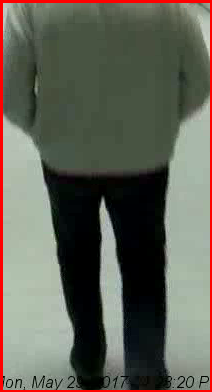
#> input picture newimage.png, 212 x 392 px
$ python only_sift.py
#> lines starting #> are read from the running program, lines starting #| are printed output that depends on the picture
import cv2
import matplotlib.pyplot as plt


# read images
img1 = cv2.imread('newimage.png')
#> img1 is the input picture: shape (392, 212, 3); mean B, G, R 86.4, 97.7, 97.4
img2 = cv2.imread('newimage1.png')
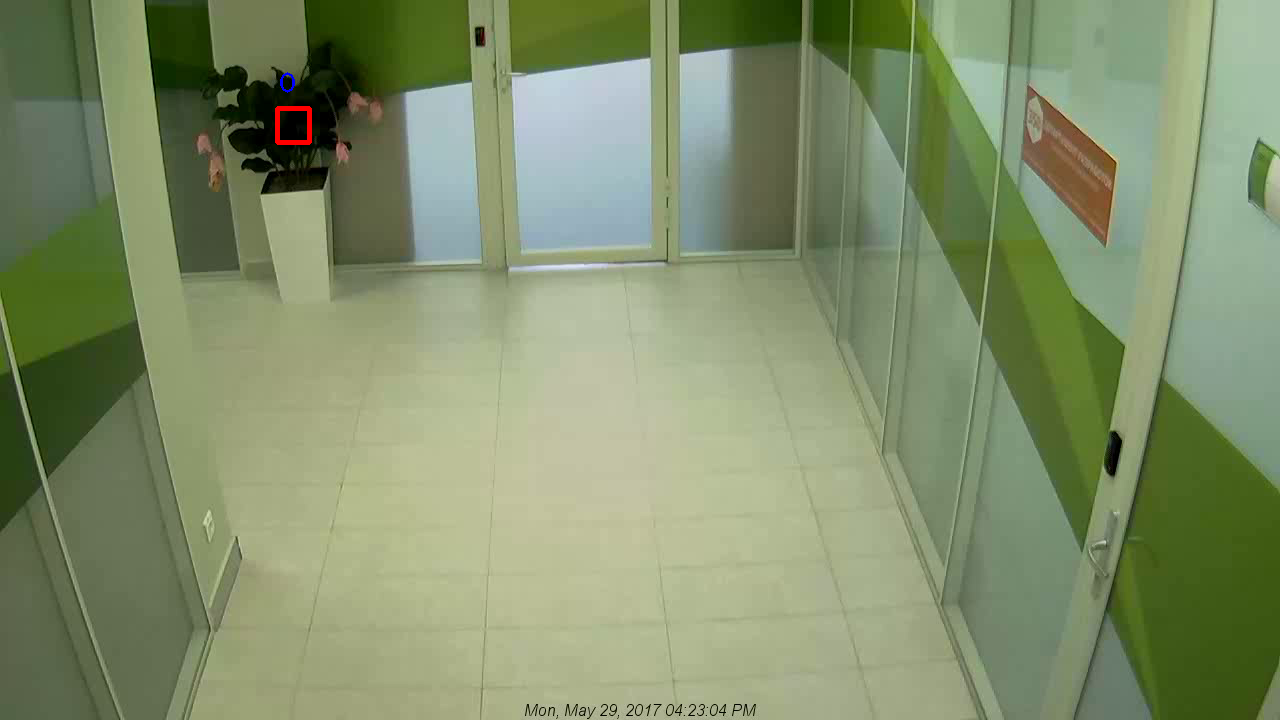
#> input picture newimage1.png, 1280 x 720 px
#> img2 is the input picture: shape (720, 1280, 3); mean B, G, R 106.9, 143.5, 129.5

img1 = cv2.cvtColor(img1, cv2.COLOR_BGR2GRAY)
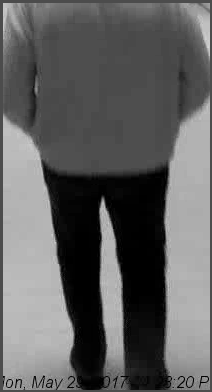
#> img1: shape (392, 212); min 0, max 214, mean 96.2
img2 = cv2.cvtColor(img2, cv2.COLOR_BGR2GRAY)
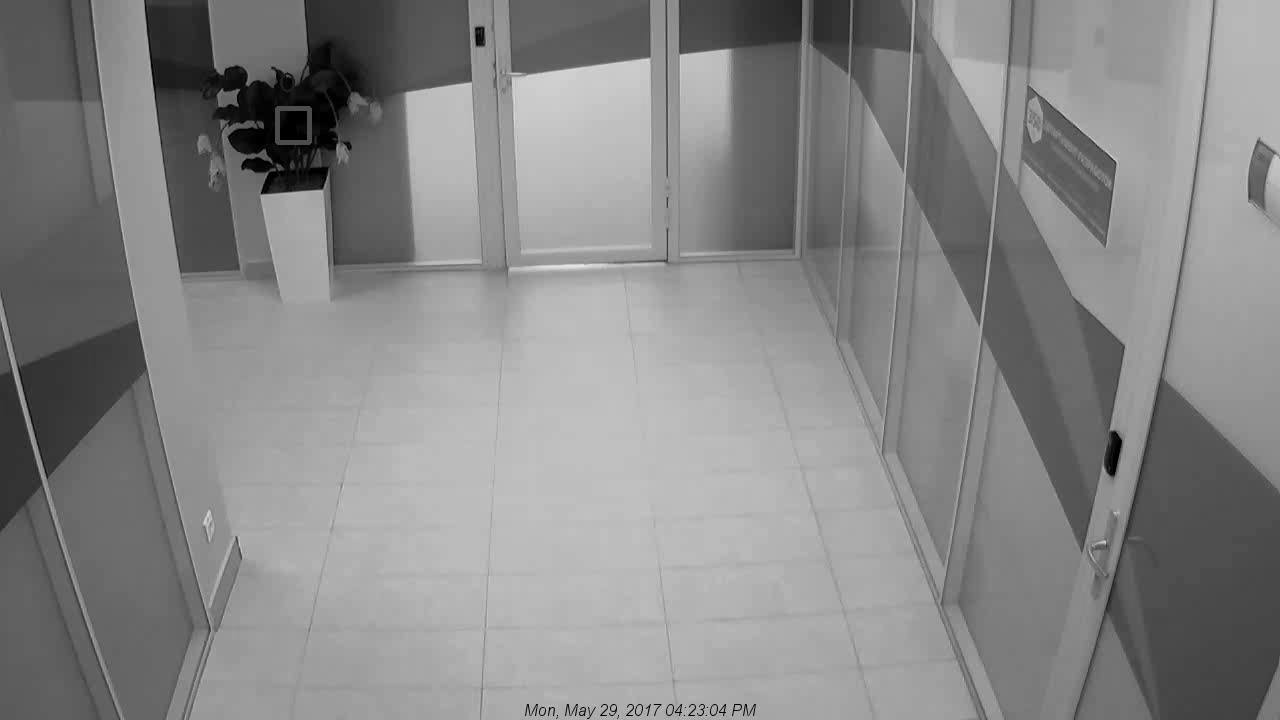
#> img2: shape (720, 1280); min 0, max 233, mean 135.1

# sift
sift = cv2.SIFT_create()

keypoints_1, descriptors_1 = sift.detectAndCompute(img1, None)
#> keypoints_1 = 87 keypoints; strongest (x, y, size): (106, 213, 76.9), (141, 202, 41.1), (73, 202, 38.3), (51, 176, 11.7)
keypoints_2, descriptors_2 = sift.detectAndCompute(img2, None)
#> keypoints_2 = 587 keypoints; strongest (x, y, size): (616, 710, 1.9), (480, 40, 7.8), (1112, 465, 10.4), (1116, 443, 11.2)
bf = cv2.BFMatcher(cv2.NORM_L1, crossCheck=True)

matches = bf.match(descriptors_1, descriptors_2)
#> matches = 38 matches
matches = sorted(matches, key=lambda x: x.distance)

img3 = cv2.drawMatches(img1, keypoints_1, img2,
                       keypoints_2, matches[:50], img2, flags=2)
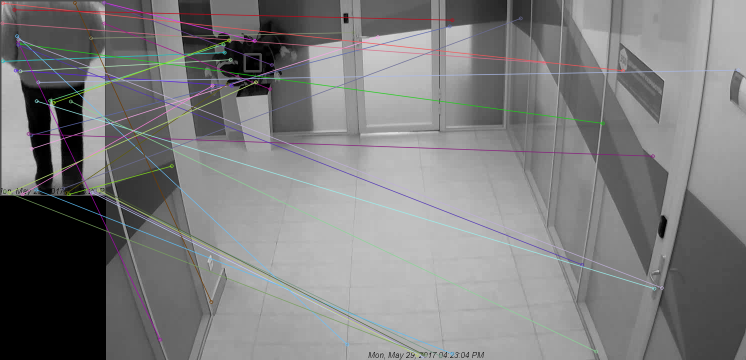
#> img3: shape (720, 1492, 3) (shown at 1/2 size); mean of channels 0, 1, 2 124.5, 124.1, 124.3; drawn as B, G, R
plt.imshow(img3), plt.show()
